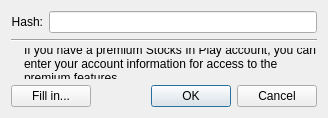
<?xml version="1.0" encoding="UTF-8"?>
<ui version="4.0">
 <author>Dmitry Baryshev</author>
 <class>StocksInPlayAccessSetup</class>
 <widget class="QDialog" name="StocksInPlayAccessSetup">
  <property name="geometry">
   <rect>
    <x>0</x>
    <y>0</y>
    <width>328</width>
    <height>118</height>
   </rect>
  </property>
  <property name="windowTitle">
   <string extracomment="Window title. Stocks In Play - Stock Screener, http://stocksinplay.ru. It's ok not to translate &quot;Stocks In Play&quot; (e.g. you can just copy-paste &quot;Stocks In Play&quot; to your translation). Means &quot;Configuring access to your Stocks In Play account&quot;">Stocks In Play access setup</string>
  </property>
  <layout class="QGridLayout" name="gridLayout">
   <item row="0" column="0">
    <widget class="QLabel" name="label_2">
     <property name="text">
      <string extracomment="Means &quot;Hash key&quot; as in computer science">Hash:</string>
     </property>
     <property name="alignment">
      <set>Qt::AlignRight|Qt::AlignTrailing|Qt::AlignVCenter</set>
     </property>
    </widget>
   </item>
   <item row="0" column="1">
    <widget class="QLineEdit" name="lineHash"/>
   </item>
   <item row="1" column="0" colspan="2">
    <widget class="Line" name="line">
     <property name="orientation">
      <enum>Qt::Horizontal</enum>
     </property>
    </widget>
   </item>
   <item row="2" column="0" colspan="2">
    <layout class="QGridLayout" name="gridLayout_2">
     <item row="0" column="0">
      <widget class="QLabel" name="labelNotePixmap">
       <property name="alignment">
        <set>Qt::AlignLeading|Qt::AlignLeft|Qt::AlignTop</set>
       </property>
      </widget>
     </item>
     <item row="0" column="1">
      <widget class="QLabel" name="label_4">
       <property name="sizePolicy">
        <sizepolicy hsizetype="Preferred" vsizetype="Preferred">
         <horstretch>1</horstretch>
         <verstretch>0</verstretch>
        </sizepolicy>
       </property>
       <property name="text">
        <string extracomment="Stocks In Play - Stock Screener, http://stocksinplay.ru. It's ok not to translate &quot;Stocks In Play&quot; (e.g. you can just copy-paste &quot;Stocks In Play&quot; to your translation)">If you have a premium Stocks In Play account, you can enter your account information for access to the premium features</string>
       </property>
       <property name="wordWrap">
        <bool>true</bool>
       </property>
      </widget>
     </item>
    </layout>
   </item>
   <item row="3" column="0">
    <spacer name="verticalSpacer">
     <property name="orientation">
      <enum>Qt::Vertical</enum>
     </property>
     <property name="sizeHint" stdset="0">
      <size>
       <width>20</width>
       <height>0</height>
      </size>
     </property>
    </spacer>
   </item>
   <item row="4" column="0" colspan="2">
    <layout class="QHBoxLayout" name="horizontalLayout">
     <item>
      <widget class="QPushButton" name="pushFillIn">
       <property name="text">
        <string extracomment="This is the label on a button that user pushes to issue the command">Fill in...</string>
       </property>
      </widget>
     </item>
     <item>
      <spacer name="horizontalSpacer_2">
       <property name="orientation">
        <enum>Qt::Horizontal</enum>
       </property>
       <property name="sizeHint" stdset="0">
        <size>
         <width>0</width>
         <height>20</height>
        </size>
       </property>
      </spacer>
     </item>
     <item>
      <widget class="QDialogButtonBox" name="buttonBox">
       <property name="orientation">
        <enum>Qt::Horizontal</enum>
       </property>
       <property name="standardButtons">
        <set>QDialogButtonBox::Cancel|QDialogButtonBox::Ok</set>
       </property>
      </widget>
     </item>
    </layout>
   </item>
  </layout>
 </widget>
 <tabstops>
  <tabstop>lineHash</tabstop>
  <tabstop>pushFillIn</tabstop>
  <tabstop>buttonBox</tabstop>
 </tabstops>
 <resources/>
 <connections>
  <connection>
   <sender>buttonBox</sender>
   <signal>accepted()</signal>
   <receiver>StocksInPlayAccessSetup</receiver>
   <slot>accept()</slot>
   <hints>
    <hint type="sourcelabel">
     <x>252</x>
     <y>131</y>
    </hint>
    <hint type="destinationlabel">
     <x>157</x>
     <y>142</y>
    </hint>
   </hints>
  </connection>
  <connection>
   <sender>buttonBox</sender>
   <signal>rejected()</signal>
   <receiver>StocksInPlayAccessSetup</receiver>
   <slot>reject()</slot>
   <hints>
    <hint type="sourcelabel">
     <x>317</x>
     <y>132</y>
    </hint>
    <hint type="destinationlabel">
     <x>286</x>
     <y>142</y>
    </hint>
   </hints>
  </connection>
  <connection>
   <sender>pushFillIn</sender>
   <signal>clicked()</signal>
   <receiver>StocksInPlayAccessSetup</receiver>
   <slot>slotFillIn()</slot>
   <hints>
    <hint type="sourcelabel">
     <x>61</x>
     <y>125</y>
    </hint>
    <hint type="destinationlabel">
     <x>55</x>
     <y>173</y>
    </hint>
   </hints>
  </connection>
 </connections>
 <slots>
  <slot>slotFillIn()</slot>
 </slots>
</ui>
